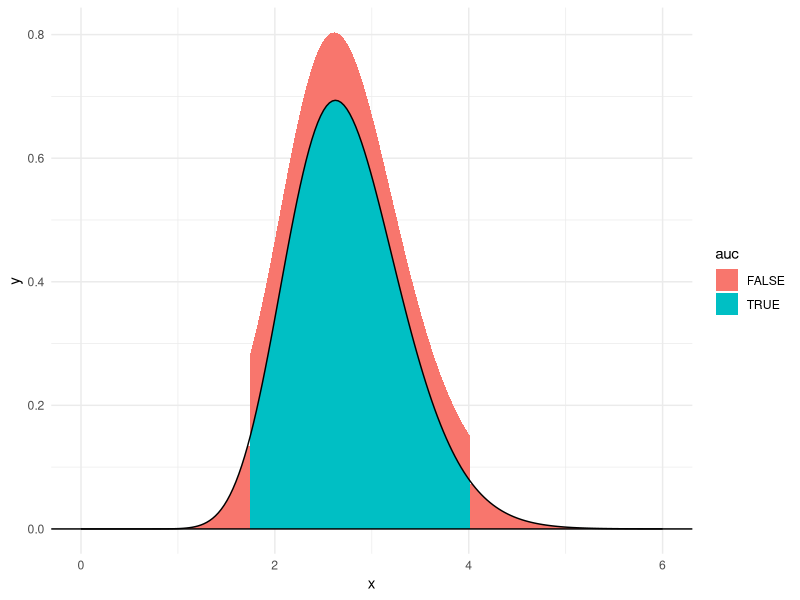

This chart was generated by the following R code:
## ---- chunk 1
PACKAGE_LIST <- c('ggplot2', 'data.table', 'dplyr')
## ggplot: ggplot2; geom_line; theme_minimal; facet_wrap; aes
## dplyr: %>%; rbind
## data.table: data.table;

NEW_PACKAGES <- PACKAGE_LIST[!PACKAGE_LIST %in% installed.packages()[,'Package']]
if(length(NEW_PACKAGES)) install.packages(NEW_PACKAGES)
for(PACKAGE_LOOP_VARIABLE in PACKAGE_LIST){library(PACKAGE_LOOP_VARIABLE, character.only = T)}
rm(list=c('NEW_PACKAGES', 'PACKAGE_LIST', 'PACKAGE_LOOP_VARIABLE'))
## ---- chunk 2

## ---- chunk 3
mu_prior = 2
h_prior = 2

alpha_prior = mu_prior*h_prior
beta_prior = h_prior

sum_xi_1 = 18
n_1 = 6

alpha_posterior = alpha_prior + sum_xi_1
beta_posterior = beta_prior + n_1

cat("Alpha Posterior:", alpha_posterior, "\nBeta Posterior", beta_posterior)
## ---- chunk 4
ex7_alpha_1_prior = 2
ex7_beta_1_prior = 1

ex7_alpha_2_prior = 2
ex7_beta_2_prior = 1


## ---- chunk 5
e_mean = 22 / 8

e_var = 22 / ((8)**2) ## 22/64

cat("Expected Mean:", e_mean, "\nExpected Variance", e_var)
## ---- chunk 6
alpha = 22; beta = 8  # parameters of the posterior distribution (Gamma)

qinf_gamma = qgamma(p=0.025,shape=alpha,rate=beta,lower.tail=T)
qsup_gamma = qgamma(p=0.025,shape=alpha,rate=beta,lower.tail=F)
cat("Interval: [",qsup_gamma,",",qinf_gamma,"]")

## Alternatively with Gamma
qsup2_gamma = qgamma(p=0.975,shape=alpha,rate=beta,lower.tail=T)
cat("Interval: [",qsup2_gamma,",",qinf_gamma,"]")
## ---- chunk 7
x_seq = seq(from = 0, to = 6, length.out = 200)
y_seq = dgamma(x_seq, shape=alpha,rate=beta)

dfEx6 = data.table(
  x = x_seq,
  y = y_seq,
  auc = between(x_seq, qinf_gamma, qsup_gamma)
)

ggplot(data = dfEx6, aes(x=x, y=y)) +
  geom_area(aes(fill=auc)) +
  geom_line() +
  geom_hline(yintercept=0) + 
  theme_minimal()
